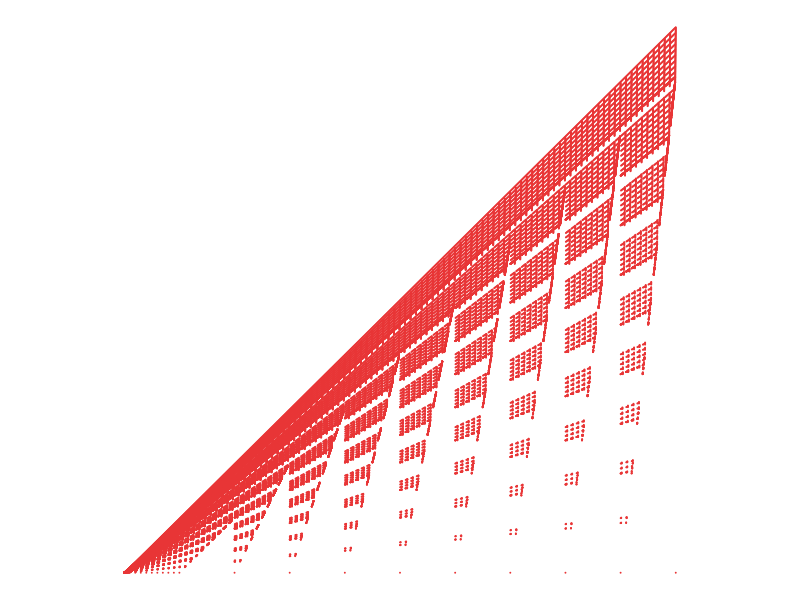

R code for this plot:
## ---- chunk 1
knitr::opts_chunk$set(echo = TRUE)
## ---- chunk 2
# install.packages("tidyverse")
library(tidyverse)
theme_set(theme_void())
## ---- chunk 3
# count nchar
# if nchar == 1, then return 0
# determine number of splits
# map split numbers to substr
# select highest value
## ---- chunk 4

split_multiplication <- function(value  = as.numeric(), 
                                 from_x = as.numeric(), 
                                 to_x   = as.numeric(), 
                                 from_y = as.numeric(), 
                                 to_y   = as.numeric()) {
  
  first <- as.numeric(substr(value, from_x, to_x))
  second <- as.numeric(substr(value, from_y, to_y))
  first * second
  
}

max_concat_product <- function(number = is.numeric()) {
  
  chars <- nchar(number)
  
  if (chars == 1) {
    
    return(0)
    
  } else {
    
    split_vals <- seq(from = 1, to = chars - 1, by = 1)
    
    mult_vals <- 
      split_vals %>% 
      map_dbl(~split_multiplication(
        value  = number,
        from_x = 1,
        to_x   = .x,
        from_y = .x + 1,
        to_y   = chars)) %>% 
      unlist()
    
    max(mult_vals)
    
  }
  
}
## ---- chunk 5

products <- 
  data.frame(n = 1:100000) %>% 
  mutate(a_n = map_dbl(n, max_concat_product))
## ---- chunk 6
products %>% 
  ggplot(aes(x = n,
             y = a_n)) +
  geom_point(color = "#e83536",
             size = 0.01) +
  coord_equal()
